Frame 1 (no input): blank canvas, image omitted
Frame 60 (the mouse pressed at the canvas centre just before this capture): blank canvas, image omitted
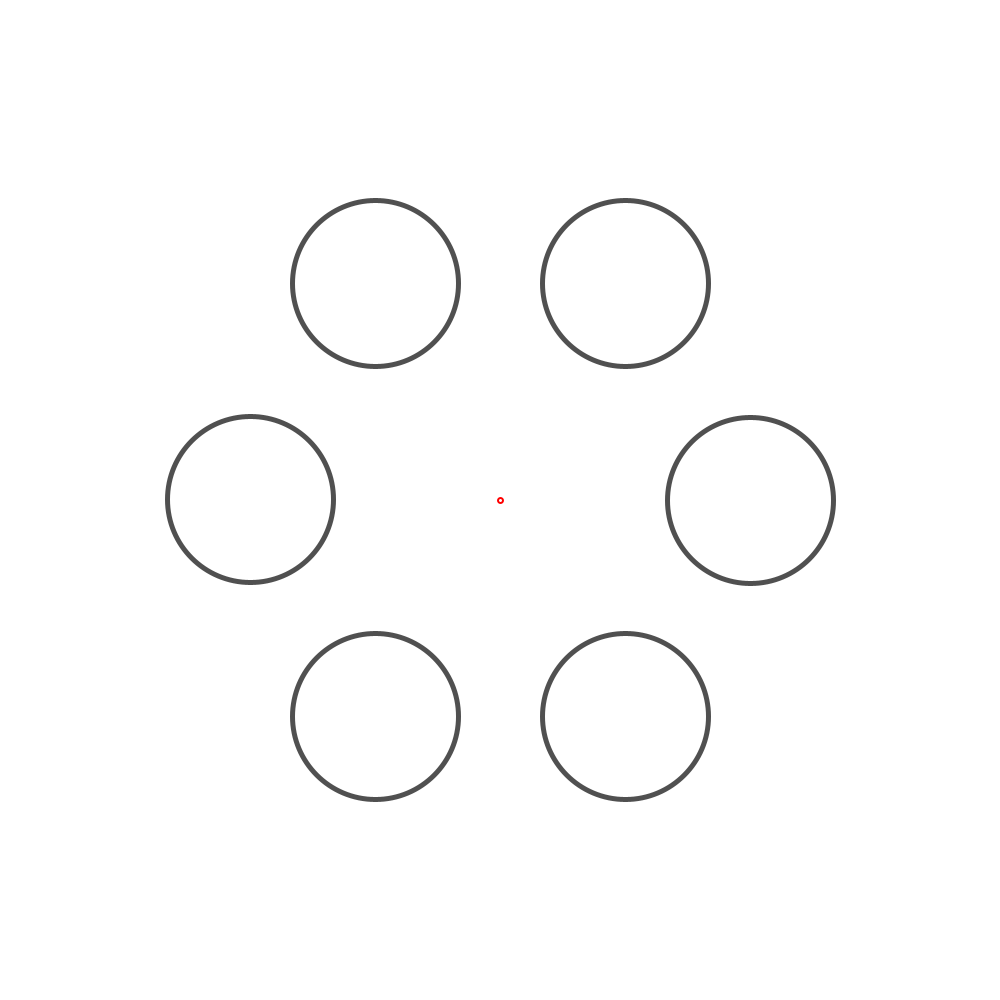
Frame 120 (the mouse held since frame 60 and released just before this capture)

The Processing sketch whose frames 1 and 60 were blank and that drew this single picture after the mouse press (run headless with seeded random() and noise(); from frame 60 on, the mouse is pressed at the canvas centre):

// Processing sketch: processing_149487
// ── processing_149487.pde

int period = 500;
int lastT;
int phase = 1;
int nCircles = 6;

void setup(){
  size(1000,1000);
  lastT = millis();
}

void draw(){
  if(millis()-lastT > period){
    phase = -phase;
    lastT = millis();
  }
  background(#FFFFFF);
  stroke(#FF0000);
  ellipse(500,500,2,2);
  drawCircles(nCircles);
}

void drawCircles(int nCircs){
  float angle = (2*PI)/nCircs;
  for(int i=0;i<nCircs;i++){
    float xPos = cos(i*angle)*mouseY/2+500;
    float yPos = sin(i*angle)*mouseY/2+500;
    drawCircle(xPos,yPos);
  }
}

void drawCircle(float x, float y){
  if(phase==-1){
    stroke(#505050);
    strokeWeight(5);
    fill(255);
    ellipse(x,y,mouseX/3,mouseX/3);
  }else{
    drawGradient(x,y,int(mouseX/3.3));
  }
}
    
    
void drawGradient(float x, float y, int rad) {
  int radius = rad;
  int h = 150;
  for (int r = radius; r > 0; --r) {
    fill(h);
    stroke(h);
    ellipse(x, y, r, r);
    if(h<250){
      h = h+5;
    }else{
      h=255;
    }
  }
}

void keyPressed(){
  if(key==CODED){
    if(keyCode==UP){
      nCircles = nCircles + 1;
    }
    if(keyCode==DOWN && nCircles > 2){
      nCircles = nCircles - 1;
    }
    if(keyCode==LEFT && period > 10){
      period = period - 10;
    }
    if(keyCode==RIGHT){
      period = period + 10;
    }
  }
}
    
  
